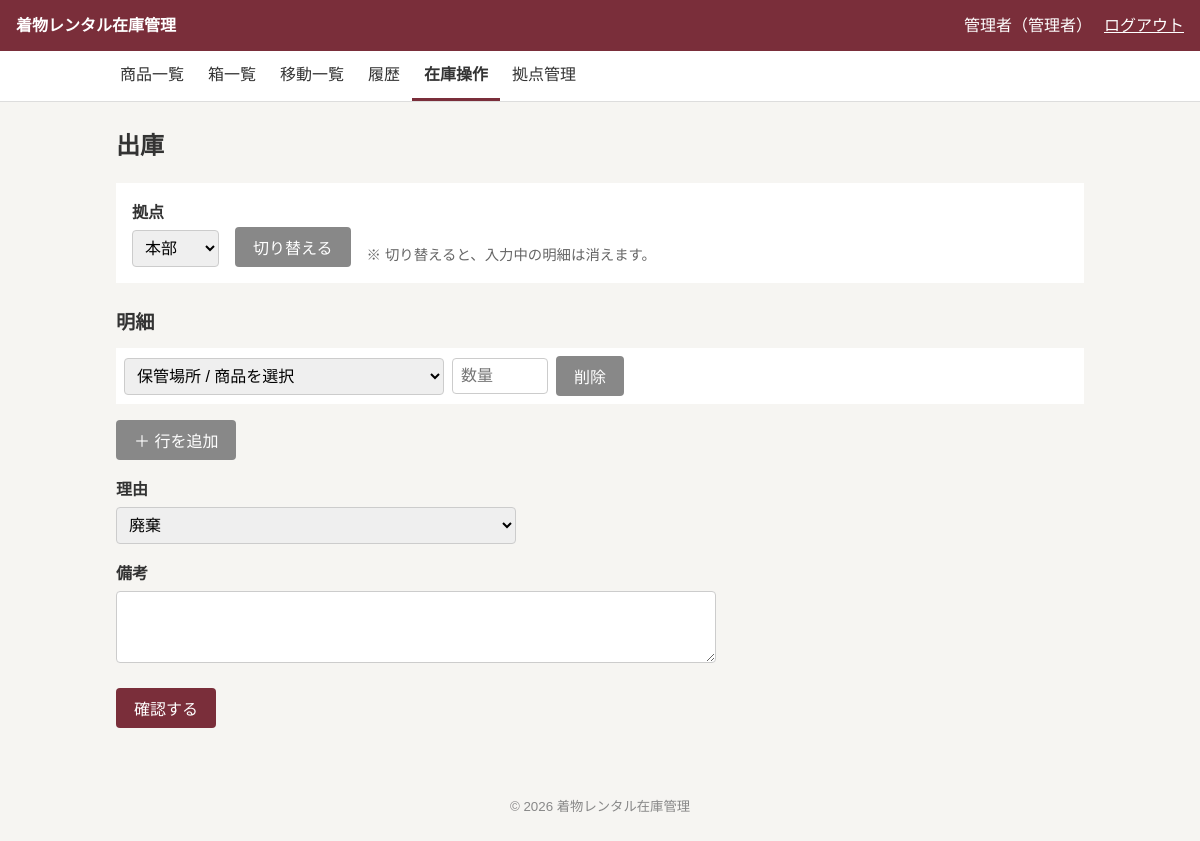
Page /operations/stock_out.php (signed in) on the committed database.
### tables this page shows
CREATE TABLE users (
  id            INT UNSIGNED NOT NULL AUTO_INCREMENT,
  login_id      VARCHAR(50)  NOT NULL,
  password_hash VARCHAR(255) NOT NULL,
  name          VARCHAR(50)  NOT NULL,
  role          ENUM('normal','admin') NOT NULL DEFAULT 'normal',
  location_id   INT UNSIGNED NOT NULL,
  status        ENUM('active','inactive') NOT NULL DEFAULT 'active',
  created_at    DATETIME     NOT NULL DEFAULT CURRENT_TIMESTAMP,
  updated_at    DATETIME     NOT NULL DEFAULT CURRENT_TIMESTAMP ON UPDATE CURRENT_TIMESTAMP,
  PRIMARY KEY (id),
  CONSTRAINT uk_users_login_id    UNIQUE (login_id),
  CONSTRAINT fk_users_location_id FOREIGN KEY (location_id) REFERENCES locations(id) ON DELETE RESTRICT
);

CREATE TABLE locations (
  id         INT UNSIGNED NOT NULL AUTO_INCREMENT,
  name       VARCHAR(50)  NOT NULL,
  note       TEXT         NULL DEFAULT NULL,
  status     ENUM('active','inactive') NOT NULL DEFAULT 'active',
  created_at DATETIME     NOT NULL DEFAULT CURRENT_TIMESTAMP,
  updated_at DATETIME     NOT NULL DEFAULT CURRENT_TIMESTAMP ON UPDATE CURRENT_TIMESTAMP,
  PRIMARY KEY (id),
  CONSTRAINT uk_locations_name UNIQUE (name)
);

### config/app.php (called while the page is built)
<?php
return [
    'debug'    => true,
    'timezone' => 'Asia/Tokyo',
    'app_name' => '着物レンタル在庫管理',
];

### includes/bootstrap.php (called while the page is built, shortened)
<?php
$appConfig = require __DIR__ . '/../config/app.php';
require_once __DIR__ . '/db.php';
require_once __DIR__ . '/functions.php';
require_once __DIR__ . '/auth.php';

### includes/functions.php (called while the page is built, shortened)
<?php
function h(?string $value): string
{
    return htmlspecialchars($value ?? '', ENT_QUOTES, 'UTF-8');
}
function label_map(): array
{
    return [
        'status'    => ['active' => '利用中', 'inactive' => '停止中'],
        'product_status' => ['active' => '利用中', 'inactive' => '廃番'],
        'role'      => ['normal' => '一般', 'admin' => '管理者'],
        'target'    => ['women' => '女', 'men' => '男', 'children' => '子'],
        'season'    => ['summer' => '夏物', 'winter' => '冬物', 'all_season' => '通年'],
        'box'       => ['active' => '使用中', 'in_transit' => '輸送中', 'retired' => '廃止'],
        'transfer'  => ['in_transit' => '輸送中', 'received' => '受取済', 'cancelled' => '取消済'],
        'operation' => [
            'stock_in'      => '入庫',
            'stock_out'     => '出庫',
            'adjustment'    => '在庫調整',
            'relocation'    => '保管場所変更',
            'item_transfer' => '商品移動',
            'box_transfer'  => '箱ごと移動',
        ],
        'reason' => [
            'purchase' => '新規購入',
            'initial'  => '初期登録',
            'disposal' => '廃棄',
            'sale'     => '売却',
            'lost'     => '紛失',
            'other'    => 'その他',
        ],
    ];
}
function label(string $type, ?string $value): string
{
    return label_map()[$type][$value] ?? '';
}
function labels(string $type): array
{
    return label_map()[$type] ?? [];
}

### includes/auth.php (called while the page is built, shortened)
<?php
function current_user(): ?array
{
    static $checked = false;
    static $user    = null;
    if ($checked) {
        return $user;
    }
    $checked = true;
    $sessionUser = $_SESSION['user'] ?? null;
    $stmt = getDb()->prepare(
        "SELECT id, name, role, location_id FROM users WHERE id = ? AND status = 'active'"
    );
    $stmt->execute([$sessionUser['id']]);
    $row = $stmt->fetch();
    $user = [
        'id'          => (int)$row['id'],
        'name'        => $row['name'],
        'role'        => $row['role'],
        'location_id' => (int)$row['location_id'],
    ];
    return $user;
}
function require_login(): void
{
    if (current_user() === null) {
        redirect('/login.php');
    }
}

### includes/db.php (called while the page is built)
<?php
function getDb(): PDO
{
    static $pdo = null;
    if ($pdo !== null) {
        return $pdo;
    }
    $config = require __DIR__ . '/../config/database.php';
    if (!empty($config['socket'])) {
        $dsn = sprintf(
            'mysql:unix_socket=%s;dbname=%s;charset=%s',
            $config['socket'],
            $config['dbname'],
            $config['charset']
        );
    } else {
        $dsn = sprintf(
            'mysql:host=%s;dbname=%s;charset=%s',
            $config['host'],
            $config['dbname'],
            $config['charset']
        );
    }
    $pdo = new PDO($dsn, $config['user'], $config['password'], [
        PDO::ATTR_ERRMODE            => PDO::ERRMODE_EXCEPTION,
        PDO::ATTR_DEFAULT_FETCH_MODE => PDO::FETCH_ASSOC,
        PDO::ATTR_EMULATE_PREPARES   => false,
    ]);
    $pdo->exec("SET time_zone = '+09:00'");
    return $pdo;
}

### public/operations/stock_out.php (the view, shortened to what this page needs)
<?php
require_once __DIR__ . '/../../includes/bootstrap.php';
require_login();
$pdo  = getDb();
$user = current_user();
$locations     = $pdo->query("SELECT id, name FROM locations WHERE status = 'active' ORDER BY id")->fetchAll();
$locationNames = array_column($locations, 'name', 'id');
$returnProductId = (int)($_GET['product_id'] ?? 0);
$startBoxId      = (int)($_GET['box_id'] ?? 0);
if (isset($_GET['location_id'])) {
    $locationId = (int)$_GET['location_id'];
} elseif ($startBoxId > 0) {
    $stmt = $pdo->prepare('SELECT location_id FROM boxes WHERE id = ?');
    $stmt->execute([$startBoxId]);
    $locationId = (int)$stmt->fetchColumn();
} else {
    $locationId = $user['location_id'];
}
$stockOptions = stock_options($pdo, $locationId);
$reasons      = array_intersect_key(labels('reason'), array_flip(['disposal', 'sale', 'lost', 'other']));
$commitError = '';
$showConfirm = false;
if ($_SERVER['REQUEST_METHOD'] !== 'POST') {
    $startKey = $startBoxId . ':' . $returnProductId;
    $input = [
        'lines'  => [[
            'stock_key' => isset($stockOptions[$startKey]) ? $startKey : '',
            'qty'       => '',
        ]],
        'reason' => 'disposal',
        'note'   => '',
    ];
}
$isOtherLocation = $locationId !== $user['location_id'];
$pageTitle = '出庫';
require __DIR__ . '/../../includes/layout/header.php';
?>
<?php if ($showConfirm): ?>
    <?php if ($commitError !== ''): ?>
        <p class="flash flash-error"><?= h($commitError) ?></p>
    <?php endif; ?>
    <?php if ($isOtherLocation): ?>
        <p class="warning-box">
            所属拠点（<?= h($locationNames[$user['location_id']] ?? '') ?>）以外の拠点
            （<?= h($locationNames[$locationId]) ?>）から出庫します。拠点が正しいか確認してください。
        </p>
    <?php endif; ?>
    <p>次の内容で出庫します。よろしいですか？</p>
    <div class="table-wrap">
        <table class="detail-table">
            <tr>
                <th>拠点</th>
                <td><?= h($locationNames[$locationId]) ?></td>
            </tr>
            <tr>
                <th>理由</th>
                <td><?= h(label('reason', $input['reason'])) ?></td>
            </tr>
            <tr>
                <th>備考</th>
                <td><?= nl2br(h($input['note'])) ?></td>
            </tr>
        </table>
    </div>
    <div class="table-wrap">
        <table>
            <tr>
                <th>保管場所 / 商品</th>
                <th>出庫数</th>
                <th>残数<br>（出庫前 → 後）</th>
            </tr>
            <?php foreach ($input['lines'] as $line): ?>
                <?php $option = $stockOptions[$line['stock_key']] ?? null; ?>
                <tr>
                    <td><?= h($option['name'] ?? '') ?></td>
                    <td class="num"><?= h($line['qty']) ?></td>
                    <td class="num">
                        <?php if ($option !== null): ?>
                            <?= h((string)$option['qty']) ?> → <?= h((string)($option['qty'] - (int)$line['qty'])) ?>
                        <?php endif; ?>
                    </td>
                </tr>
            <?php endforeach; ?>
        </table>
    </div>
    <form method="post" class="button-row">
        <?= csrf_field() ?>
        <button type="submit" name="step" value="back" class="button-secondary">入力に戻る</button>
        <button type="submit" name="step" value="commit">出庫する</button>
    </form>
<?php else: ?>
    <form method="get" class="search-form">
        <div class="form-row">
            <label for="location_id">拠点</label>
            <select id="location_id" name="location_id">
                <?php foreach ($locations as $location): ?>
                    <option value="<?= h((string)$location['id']) ?>"
                        <?= $locationId === (int)$location['id'] ? 'selected' : '' ?>>
                        <?= h($location['name']) ?>
                    </option>
                <?php endforeach; ?>
            </select>
        </div>
        <button type="submit" class="button-secondary">切り替える</button>
        <span class="note">※ 切り替えると、入力中の明細は消えます。</span>
    </form>
    <?php if (empty($stockOptions)): ?>
        <p>この拠点には、出庫できる在庫がありません。</p>
    <?php else: ?>
        <form method="post" novalidate>
            <h2>明細</h2>
            <div id="lines">
                <?php foreach ($input['lines'] as $i => $line): ?>
                    <div class="line-row">
                        <select name="stock_key[]">
                            <option value="">保管場所 / 商品を選択</option>
                        </select>
                        <input type="number" inputmode="numeric" name="qty[]" min="1" value="<?= h($line['qty']) ?>" placeholder="数量">
                        <button type="button" class="button-secondary remove-line">削除</button>
                    </div>
                <?php endforeach; ?>
            </div>
            <p><button type="button" id="add-line" class="button-secondary">＋ 行を追加</button></p>
            <div class="form-row">
                <label for="reason">理由</label>
                <select id="reason" name="reason">
                    <?php foreach ($reasons as $value => $text): ?>
                        <option value="<?= h($value) ?>" <?= $input['reason'] === $value ? 'selected' : '' ?>><?= h($text) ?></option>
                    <?php endforeach; ?>
                </select>
            </div>
            <div class="form-row">
                <label for="note">備考</label>
                <textarea id="note" name="note" rows="3"><?= h($input['note']) ?></textarea>
            </div>
            <p class="button-row">
                <button type="submit" name="step" value="confirm">確認する</button>
            </p>
        </form>
    <?php endif; ?>
<?php endif; ?>
<?php require __DIR__ . '/../../includes/layout/footer.php'; ?>

### includes/layout/header.php (shortened to what this page needs)
<?php
$user = current_user();
?>
<!DOCTYPE html>
<html lang="ja">
<head>
    <link rel="stylesheet" href="/assets/css/style.css">
</head>
<body>
    <header class="site-header">
        <a class="site-title" href="/dashboard.php"><?= h($appConfig['app_name']) ?></a>
        <?php if ($user !== null): ?>
            <div class="user-info">
                <span><?= h($user['name']) ?>（<?= h(label('role', $user['role'])) ?>）</span>
                <form method="post" action="/logout.php">
                    <button type="submit" class="button-link">ログアウト</button>
                </form>
            </div>
        <?php endif; ?>
    </header>
    <?php if ($user !== null): ?>
        <?php require __DIR__ . '/nav.php'; ?>
    <?php endif; ?>
    <main class="container">
        <h1><?= h($pageTitle ?? '') ?></h1>

### public/assets/css/style.css (style rules this page uses)
* { box-sizing: border-box; }
body { margin: 0; font-family: "Hiragino Sans", "Noto Sans JP", "Yu Gothic", sans-serif; font-size: 16px; line-height: 1.7; color: #333; background: #f6f5f2; }
a { color: #7a2e3a; }
.container { max-width: 1000px; margin: 0 auto; padding: 24px 16px; }
h1 { font-size: 1.5rem; margin: 0 0 16px; }
h2 { font-size: 1.2rem; margin: 24px 0 8px; }
.site-header { display: flex; justify-content: space-between; align-items: center; flex-wrap: wrap; gap: 8px; padding: 12px 16px; background: #7a2e3a; color: #fff; }
.site-title { color: #fff; font-weight: bold; text-decoration: none; }
.user-info { display: flex; align-items: center; gap: 12px; }
.user-info form { margin: 0; }
.note { font-size: 0.9rem; color: #666; }
label { display: block; margin-bottom: 4px; font-weight: bold; }
input, select, textarea { width: 100%; max-width: 400px; padding: 8px; font-size: 1rem; border: 1px solid #ccc; border-radius: 4px; }
textarea { max-width: 600px; }
.form-row { margin-bottom: 16px; }
.search-form { display: flex; flex-wrap: wrap; align-items: flex-end; gap: 8px 16px; margin-bottom: 16px; padding: 16px; background: #fff; }
.search-form .form-row { margin-bottom: 0; }
.search-form input[type="text"], .search-form select, .search-form input[type="checkbox"] { width: auto; }
.line-row { display: flex; flex-wrap: wrap; align-items: center; gap: 8px; margin-bottom: 8px; padding: 8px; background: #fff; }
.line-row select { max-width: 320px; }
.line-row input[type="number"] { width: 6em; }
button, .button { display: inline-block; padding: 8px 18px; font-size: 1rem; color: #fff; background: #7a2e3a; border: none; border-radius: 4px; cursor: pointer; text-decoration: none; }
.button-secondary { background: #888; }
.button-link { padding: 0; color: inherit; background: none; text-decoration: underline; }
.button-row { display: flex; flex-wrap: wrap; gap: 8px; }

### rows in the picture
users: name "管理者", role "管理者", location_id "本部"

### other values in the picture
$appConfig['app_name'] "着物レンタル在庫管理"
$navLabel "商品一覧"
$navLabel "箱一覧"
$navLabel "移動一覧"
$navLabel "履歴"
$navLabel "在庫操作"
$navLabel "拠点管理"
$pageTitle "出庫"
form field reason "廃棄"
